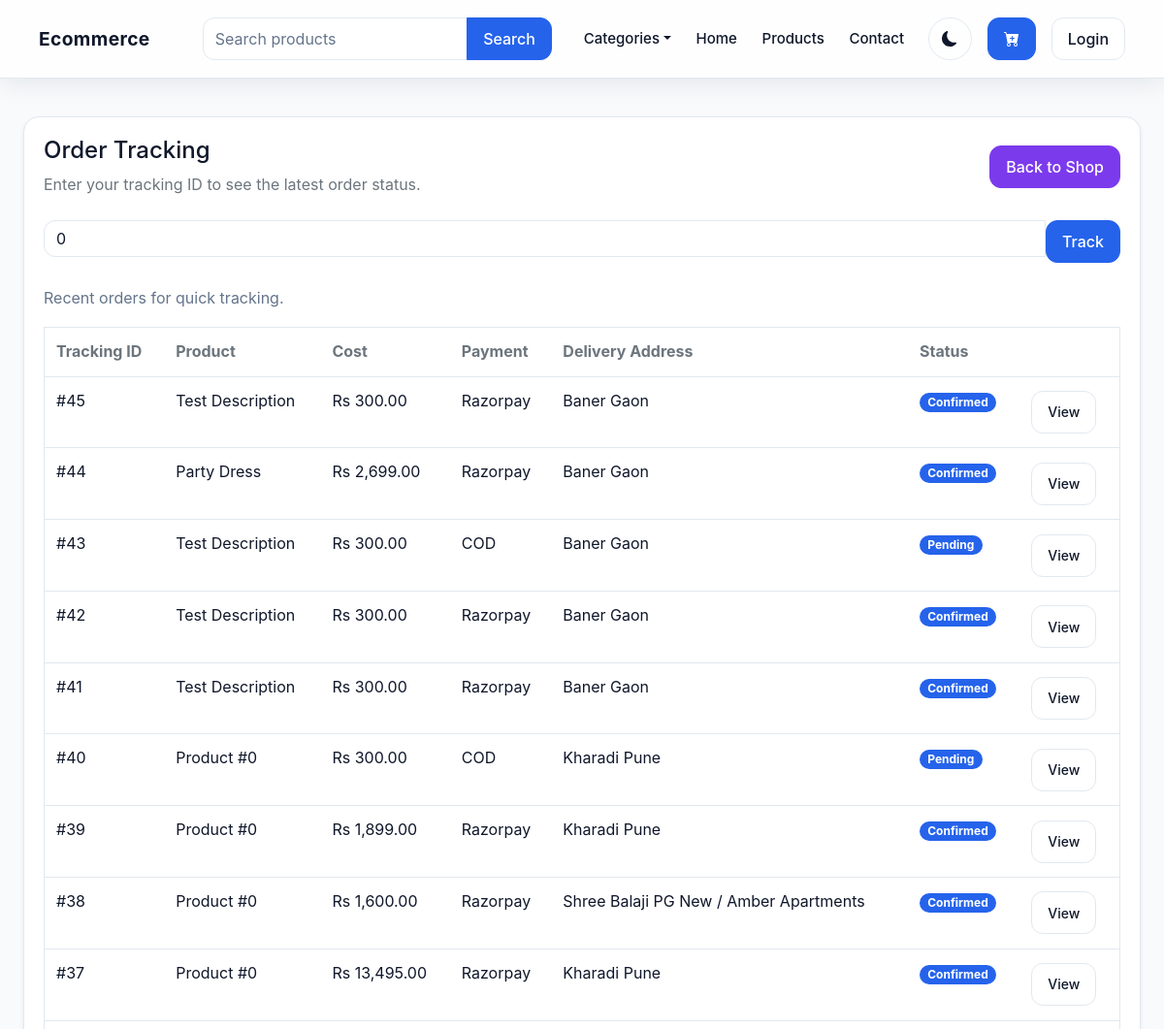
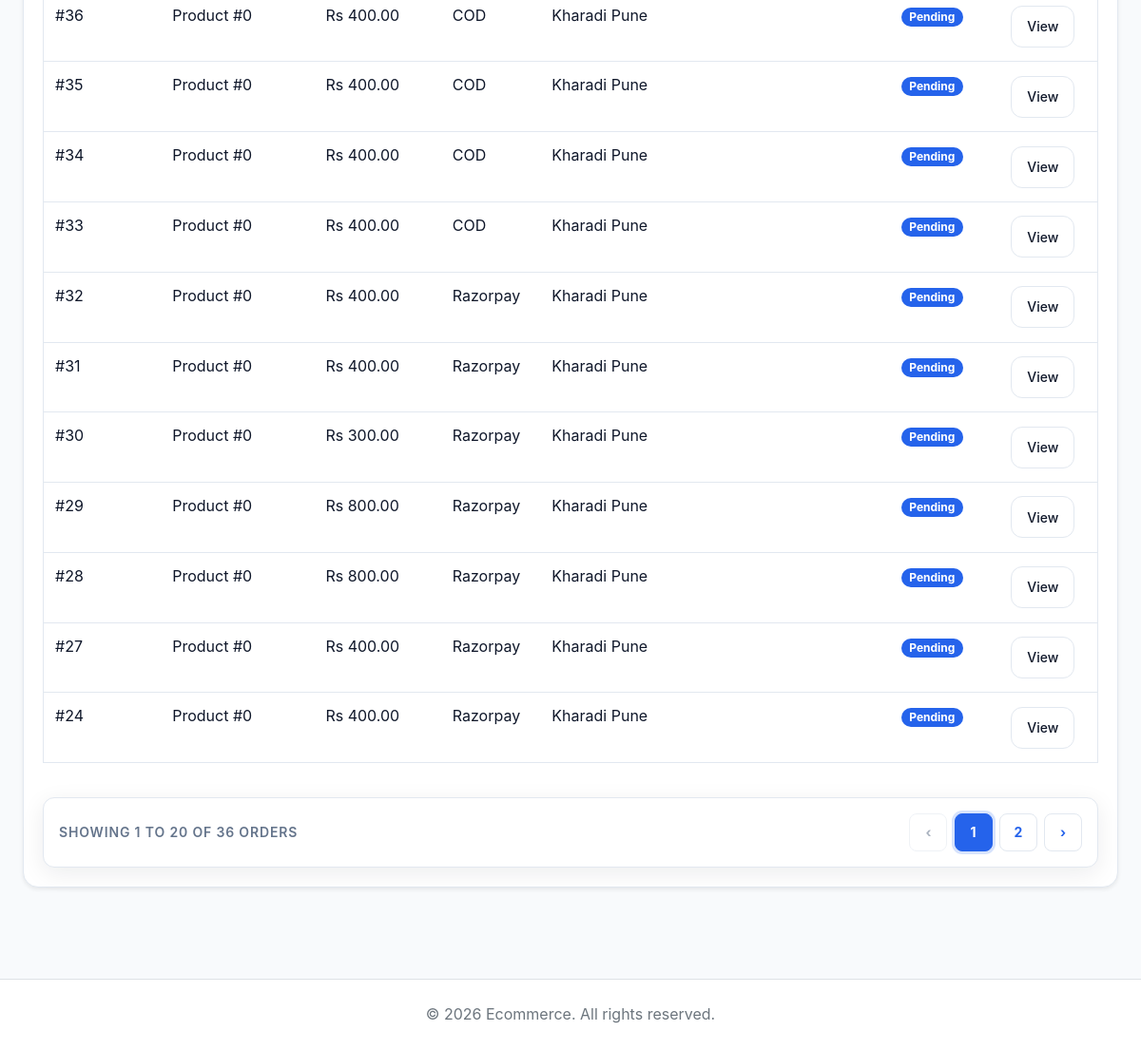
/Track.php, run on the app's committed database (2 pictures, top to bottom).
### tables this page shows
CREATE TABLE `orders` (
  `oid` int NOT NULL AUTO_INCREMENT,
  `pid` int DEFAULT NULL,
  `cid` int DEFAULT NULL,
  `cost` decimal(10,2) DEFAULT '0.00',
  `source` varchar(255) DEFAULT NULL,
  `destination` varchar(255) DEFAULT NULL,
  `payment_status` varchar(50) DEFAULT 'Pending',
  `created_at` timestamp NULL DEFAULT CURRENT_TIMESTAMP,
  `updated_at` timestamp NULL DEFAULT CURRENT_TIMESTAMP ON UPDATE CURRENT_TIMESTAMP,
  PRIMARY KEY (`oid`),
  KEY `created_at` (`created_at`),
  KEY `idx_orders_customer` (`cid`),
  KEY `idx_orders_created` (`created_at`),
  CONSTRAINT `orders_fk_cid` FOREIGN KEY (`cid`) REFERENCES `cregister` (`Cid`) ON DELETE SET NULL
);

CREATE TABLE `apadd` (
  `Apid` int NOT NULL AUTO_INCREMENT,
  `apname` varchar(100) NOT NULL,
  `apbrand` varchar(100) DEFAULT NULL,
  `apcategory` varchar(100) DEFAULT NULL,
  `apqty` int DEFAULT '0',
  `apprice` decimal(10,2) DEFAULT '0.00',
  `apdescription` text,
  `apimage` varchar(255) DEFAULT NULL,
  PRIMARY KEY (`Apid`)
);

### Tracks.php (the view, shortened to what this page needs)
<?php
$orderId = (int)($_GET['order'] ?? $_GET['order_id'] ?? $_GET['oid'] ?? 0);
$customerId = (int)($_SESSION['customer_id'] ?? $_SESSION['cid'] ?? 0);
$isAdminTracking = !empty($_SESSION['admin_logged_in']);
$orders = [];
$itemsPerPage = PaginationHelper::PER_PAGE;
$currentPage = PaginationHelper::currentPage();
$totalItems = 0;
$tableExists = function ($table) use ($conn) {
    $stmt = mysqli_prepare($conn, 'SELECT COUNT(*) FROM information_schema.TABLES WHERE TABLE_SCHEMA = DATABASE() AND TABLE_NAME = ?');
    if (!$stmt) {
        return false;
    }
    mysqli_stmt_bind_param($stmt, 's', $table);
    mysqli_stmt_execute($stmt);
    mysqli_stmt_bind_result($stmt, $count);
    mysqli_stmt_fetch($stmt);
    mysqli_stmt_close($stmt);
    return (int) $count > 0;
};
$hasPayments = $tableExists('payments');
$hasStatusLog = $tableExists('order_status_log');
$columnExists = function ($table, $column) use ($conn) {
    $stmt = mysqli_prepare($conn, 'SELECT COUNT(*) FROM information_schema.COLUMNS WHERE TABLE_SCHEMA = DATABASE() AND TABLE_NAME = ? AND COLUMN_NAME = ?');
    if (!$stmt) {
        return false;
    }
    mysqli_stmt_bind_param($stmt, 'ss', $table, $column);
    mysqli_stmt_execute($stmt);
    mysqli_stmt_bind_result($stmt, $count);
    mysqli_stmt_fetch($stmt);
    mysqli_stmt_close($stmt);
    return (int)$count > 0;
};
$orderDateColumn = $columnExists('orders', 'created_at') ? 'created_at' : ($columnExists('orders', 'order_date') ? 'order_date' : null);
$orderDateSelect = $orderDateColumn ? "o.$orderDateColumn AS order_date" : 'NULL AS order_date';
$paymentSelect = $hasPayments ? "COALESCE(p.payment_method, 'COD') AS payment_method, COALESCE(p.payment_status, 'Pending') AS payment_status" : "'COD' AS payment_method, 'Pending' AS payment_status";
$paymentJoin = $hasPayments ? 'LEFT JOIN payments p ON o.oid = p.order_id' : '';
$baseSql = "
    SELECT
        o.oid,
        o.pid,
        o.cid,
        o.cost,
        o.source,
        o.destination,
        $orderDateSelect,
        a.apname,
        a.apimage,
        $paymentSelect
    FROM orders o
    LEFT JOIN apadd a ON a.Apid = o.pid
    $paymentJoin
";
if ($orderId > 0) {
    $sql = $baseSql . ' WHERE o.oid = ?';
    $types = 'i';
    $params = [$orderId];
    if ($customerId > 0 && !$isAdminTracking) {
        $sql .= ' AND o.cid = ?';
        $types .= 'i';
        $params[] = $customerId;
    }
    $stmt = mysqli_prepare($conn, $sql);
    if ($stmt) {
        mysqli_stmt_bind_param($stmt, $types, ...$params);
        mysqli_stmt_execute($stmt);
        $result = mysqli_stmt_get_result($stmt);
        mysqli_stmt_close($stmt);
    } else {
        $result = false;
    }
} else {
    if ($customerId > 0 && !$isAdminTracking) {
        $countStmt = mysqli_prepare($conn, 'SELECT COUNT(*) AS total FROM orders o WHERE o.cid = ?');
        if ($countStmt) {
            mysqli_stmt_bind_param($countStmt, 'i', $customerId);
            mysqli_stmt_execute($countStmt);
            $countResult = mysqli_stmt_get_result($countStmt);
            $totalItems = (int)(mysqli_fetch_assoc($countResult)['total'] ?? 0);
            mysqli_stmt_close($countStmt);
        }
        $totalPages = PaginationHelper::totalPages($totalItems, $itemsPerPage);
        $currentPage = min($currentPage, $totalPages);
        $offset = PaginationHelper::offset($currentPage, $itemsPerPage);
        $stmt = mysqli_prepare($conn, $baseSql . ' WHERE o.cid = ? ORDER BY o.oid DESC LIMIT ? OFFSET ?');
        if ($stmt) {
            mysqli_stmt_bind_param($stmt, 'iii', $customerId, $itemsPerPage, $offset);
            mysqli_stmt_execute($stmt);
            $result = mysqli_stmt_get_result($stmt);
            mysqli_stmt_close($stmt);
        } else {
            $result = false;
        }
    } else {
        $countResult = mysqli_query($conn, 'SELECT COUNT(*) AS total FROM orders');
        if ($countResult) {
            $totalItems = (int)(mysqli_fetch_assoc($countResult)['total'] ?? 0);
        }
        $totalPages = PaginationHelper::totalPages($totalItems, $itemsPerPage);
        $currentPage = min($currentPage, $totalPages);
        $offset = PaginationHelper::offset($currentPage, $itemsPerPage);
        $result = mysqli_query($conn, $baseSql . " ORDER BY o.oid DESC LIMIT $itemsPerPage OFFSET $offset");
    }
}
if ($result && mysqli_num_rows($result) > 0) {
    while ($row = mysqli_fetch_assoc($result)) {
        $orders[] = $row;
    }
}
$statusSteps = ['Pending', 'Confirmed', 'Packed', 'Shipped', 'Out For Delivery', 'Delivered'];
$getOrderTimeline = function ($trackedOrderId, $paymentStatus = 'Pending') use ($conn, $hasStatusLog, $statusSteps) {
    $logs = [];
    if ($hasStatusLog) {
        $stmt = mysqli_prepare($conn, 'SELECT status, notes, created_at FROM order_status_log WHERE order_id = ? ORDER BY created_at ASC, id ASC');
        if ($stmt) {
            mysqli_stmt_bind_param($stmt, 'i', $trackedOrderId);
            mysqli_stmt_execute($stmt);
            $result = mysqli_stmt_get_result($stmt);
            while ($row = mysqli_fetch_assoc($result)) {
                $logs[$row['status']] = $row;
            }
            mysqli_stmt_close($stmt);
        }
    }
    if (empty($logs)) {
        $fallbackStatus = strtolower((string) $paymentStatus) === 'paid' ? 'Confirmed' : 'Pending';
        $logs[$fallbackStatus] = [
            'status' => $fallbackStatus,
            'notes' => $fallbackStatus === 'Confirmed' ? 'Payment received and order confirmed.' : 'Order received and waiting for confirmation.',
            'created_at' => null,
        ];
    }
    $latestStatus = array_key_last($logs);
    $latestIndex = array_search($latestStatus, $statusSteps, true);
    if ($latestIndex === false) {
        $latestIndex = 0;
    }
    return [$logs, $latestStatus, $latestIndex];
};
    ?>
    <?php
echo '<div class="mb-3"><p class="text-muted mb-2">Recent orders for quick tracking.</p></div>';
echo '<div class="table-responsive"><table class="table table-borderless align-middle">';
echo '<thead class="text-secondary"><tr><th>Tracking ID</th><th>Product</th><th>Cost</th><th>Payment</th><th>Delivery Address</th><th>Status</th><th></th></tr></thead><tbody>';
foreach ($orders as $row) {
    [$logs, $latestStatus] = $getOrderTimeline((int) $row['oid'], $row['payment_status'] ?? 'Pending');
    echo '<tr>';
    echo '<td>#' . (int) $row['oid'] . '</td>';
    echo '<td>' . htmlspecialchars($row['apname'] ?? ('Product #' . (int) $row['pid'])) . '</td>';
    echo '<td>Rs ' . number_format((float) $row['cost'], 2) . '</td>';
    echo '<td>' . htmlspecialchars($row['payment_method'] ?? 'COD') . '</td>';
    echo '<td>' . htmlspecialchars($row['destination'] ?? 'N/A') . '</td>';
    echo '<td><span class="badge badge-pill badge-primary">' . htmlspecialchars($latestStatus) . '</span></td>';
    echo '<td><a class="btn btn-sm btn-outline-primary" href="Track.php?order=' . (int) $row['oid'] . '">View</a></td>';
    echo '</tr>';
}
echo '</tbody></table></div>';

### data on the page
orders: oid "45", apadd.apname "Test Description", cost "300.00", payment_method "Razorpay", destination "Baner Gaon", latestStatus "Confirmed"
orders: oid "44", apadd.apname "Party Dress", cost "2,699.00", payment_method "Razorpay", destination "Baner Gaon", latestStatus "Confirmed"
orders: oid "43", apadd.apname "Test Description", cost "300.00", payment_method "COD", destination "Baner Gaon", latestStatus "Pending"
orders: oid "42", apadd.apname "Test Description", cost "300.00", payment_method "Razorpay", destination "Baner Gaon", latestStatus "Confirmed"
orders: oid "41", apadd.apname "Test Description", cost "300.00", payment_method "Razorpay", destination "Baner Gaon", latestStatus "Confirmed"
orders: oid "40", apname "Product #0", cost "300.00", payment_method "COD", destination "Kharadi Pune", latestStatus "Pending"
orders: oid "39", apname "Product #0", cost "1,899.00", payment_method "Razorpay", destination "Kharadi Pune", latestStatus "Confirmed"
orders: oid "38", apname "Product #0", cost "1,600.00", payment_method "Razorpay", destination "Shree Balaji PG New / Amber Apartments", latestStatus "Confirmed"
orders: oid "37", apname "Product #0", cost "13,495.00", payment_method "Razorpay", destination "Kharadi Pune", latestStatus "Confirmed"
orders: oid "36", apname "Product #0", cost "400.00", payment_method "COD", destination "Kharadi Pune", latestStatus "Pending"
orders: oid "35", apname "Product #0", cost "400.00", payment_method "COD", destination "Kharadi Pune", latestStatus "Pending"
orders: oid "34", apname "Product #0", cost "400.00", payment_method "COD", destination "Kharadi Pune", latestStatus "Pending"
orders: oid "33", apname "Product #0", cost "400.00", payment_method "COD", destination "Kharadi Pune", latestStatus "Pending"
orders: oid "32", apname "Product #0", cost "400.00", payment_method "Razorpay", destination "Kharadi Pune", latestStatus "Pending"
orders: oid "31", apname "Product #0", cost "400.00", payment_method "Razorpay", destination "Kharadi Pune", latestStatus "Pending"
orders: oid "30", apname "Product #0", cost "300.00", payment_method "Razorpay", destination "Kharadi Pune", latestStatus "Pending"
orders: oid "29", apname "Product #0", cost "800.00", payment_method "Razorpay", destination "Kharadi Pune", latestStatus "Pending"
orders: oid "28", apname "Product #0", cost "800.00", payment_method "Razorpay", destination "Kharadi Pune", latestStatus "Pending"
orders: oid "27", apname "Product #0", cost "400.00", payment_method "Razorpay", destination "Kharadi Pune", latestStatus "Pending"
orders: oid "24", apname "Product #0", cost "400.00", payment_method "Razorpay", destination "Kharadi Pune", latestStatus "Pending"

### other printed values
$item['label'] "Home"
$item['label'] "Products"
$item['label'] "Contact"
$accountLabel "Login"
$showFrom "1"
$showTo "20"
$totalItems "36"
$label "ORDERS"
